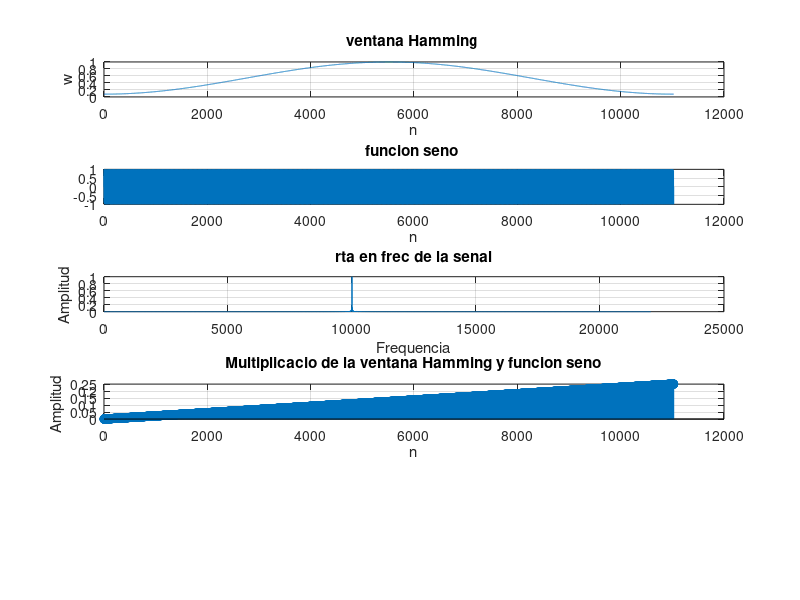

MATLAB code to generate this figure:
clc , clear all , close all
%%
% generar seno
%omega = 0.25 * pi ; ampl = 1 ; xn = ampl * sin(omega * n) ;
frec = 10000; fs = 44100 ;
% xn = [];
% for i = 1 : 100
%     xn(i) = sin(2 * pi * frec * i / fs  );
% end
%%


T = 1/fs;                % segundos por muestra / periodo de muestreo
tiempoSenal = 0.25;      % segundos 
t = (0:T:tiempoSenal)';  % segundos

xn = sin(2* pi * frec *t);



% periodo de la senal
 TSenal  = 1/frec ;

 % pasos en tiempo por periodo
tt = 0: T : TSenal + T ;
%d = sin(2*pi*F*tt) ;
%plot(tt,d) ;

%
% [h,w] = freqz(xn); %get Frequency Response%
nfft = length(xn) ; nfft = 2 ^ nextpow2(nfft) ;
dftXn = fft(xn , nfft) ;

magXn = abs(dftXn); magXn = magXn(1 :nfft / 2);  magXnNormal = magXn / max(magXn);
nFft = fs * (0 : nfft/ 2 - 1) / nfft;

%%
M = length(xn) ; 
n = 0 : 1 : M - 1; 


% hacer ventana hamming
s = 2*pi*(n/(M-1))   ;      % argumento
w = 0.54-0.46*cos(s) ;      % funcion de la ventana

%%
% multiplicar senal y ventana
length(xn)
length(w)

senalVentaneada =  xn * w ;




%%
figure(1)
subplot(5,1,1) ; plot(n,w); grid ; title('ventana Hamming '); xlabel('n'); ylabel('w')

subplot(5,1,2) ; plot(xn); grid ; title('funcion seno ')    ; xlabel('n') ;

subplot(5,1,3) ; plot(nFft , magXnNormal ); grid ; title('rta en frec de la senal') ; xlabel('Frequencia') ; ylabel('Amplitud')

subplot(5,1,4) ; stem(n,t);grid ; title('Multiplicacio de la ventana Hamming y funcion seno'); xlabel('n') ; ylabel('Amplitud ')
